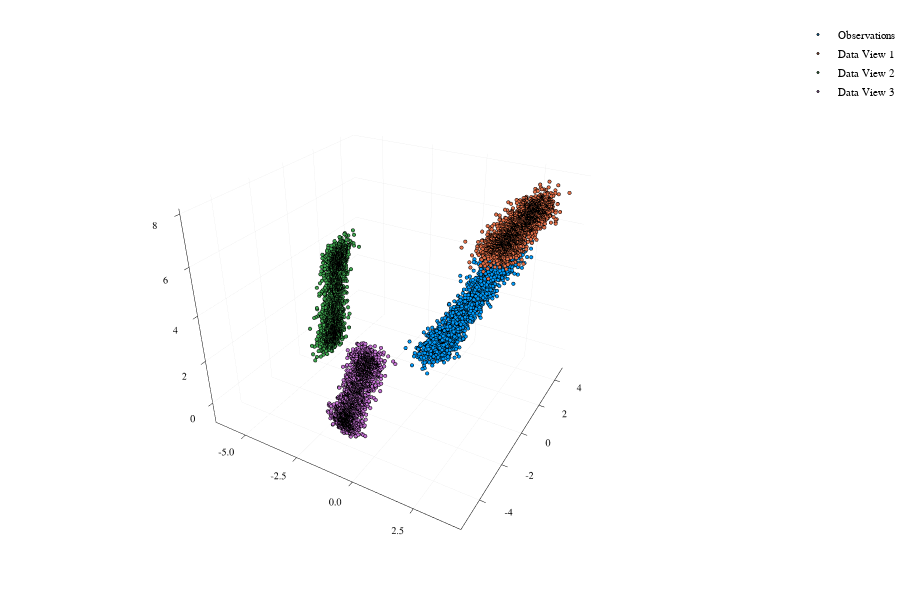

The code cell stored with this chart in its notebook:
### Code cell
scatter3d(ax,ay,az,markersize=.6,label = "Observations")
scatter3d!(ax1 , ay1 , az1 , markersize = .6 , label = "Data View 1")
scatter3d!(ax2 , ay2 , az2 , markersize = .6 , label = "Data View 2")
scatter3d!(ax3 , ay3 , az3 , markersize = .6 , label = "Data View 3")

### Figure 1 — Plotly figure (JSON) as saved in the notebook; plotly's stock layout.template omitted (floating-point values rounded to 4 significant figures; data arrays with more than 128 entries replaced by an {"elided": "..."} marker saying what was removed)
{"data": [{"colorbar": {"title": ""}, "hoverinfo": "text", "legendgroup": "Observations", "marker": {"color": "rgba(0, 154, 250, 1.000)", "line": {"color": "rgba(0, 0, 0, 1.000)", "width": 1}, "size": 1.2, "symbol": "circle"}, "mode": "markers", "name": "Observations", "showlegend": true, "text": {"elided": "2000 null values"}, "type": "scatter3d", "x": {"elided": "2000 float values"}, "xaxis": "x1", "y": {"elided": "2000 float values"}, "yaxis": "y1", "z": {"elided": "2000 float values"}, "zmax": 0.1, "zmin": -0.1}, {"colorbar": {"title": ""}, "hoverinfo": "text", "legendgroup": "Data View 1", "marker": {"color": "rgba(227, 111, 71, 1.000)", "line": {"color": "rgba(0, 0, 0, 1.000)", "width": 1}, "size": 1.2, "symbol": "circle"}, "mode": "markers", "name": "Data View 1", "showlegend": true, "text": {"elided": "2000 null values"}, "type": "scatter3d", "x": {"elided": "2000 float values"}, "xaxis": "x1", "y": {"elided": "2000 float values"}, "yaxis": "y1", "z": {"elided": "2000 float values"}, "zmax": 0.1, "zmin": -0.1}, {"colorbar": {"title": ""}, "hoverinfo": "text", "legendgroup": "Data View 2", "marker": {"color": "rgba(62, 164, 78, 1.000)", "line": {"color": "rgba(0, 0, 0, 1.000)", "width": 1}, "size": 1.2, "symbol": "circle"}, "mode": "markers", "name": "Data View 2", "showlegend": true, "text": {"elided": "2000 null values"}, "type": "scatter3d", "x": {"elided": "2000 float values"}, "xaxis": "x1", "y": {"elided": "2000 float values"}, "yaxis": "y1", "z": {"elided": "2000 float values"}, "zmax": 0.1, "zmin": -0.1}, {"colorbar": {"title": ""}, "hoverinfo": "text", "legendgroup": "Data View 3", "marker": {"color": "rgba(195, 113, 210, 1.000)", "line": {"color": "rgba(0, 0, 0, 1.000)", "width": 1}, "size": 1.2, "symbol": "circle"}, "mode": "markers", "name": "Data View 3", "showlegend": true, "text": {"elided": "2000 null values"}, "type": "scatter3d", "x": {"elided": "2000 float values"}, "xaxis": "x1", "y": {"elided": "2000 float values"}, "yaxis": "y1", "z": {"elided": "2000 float values"}, "zmax": 0.1, "zmin": -0.1}], "layout": {"annotations": [], "height": 600, "legend": {"bgcolor": "rgba(255, 255, 255, 1.000)", "bordercolor": "rgba(0, 0, 0, 1.000)", "font": {"color": "rgba(0, 0, 0, 1.000)", "family": "sans-serif", "size": 11}, "tracegroupgap": 0, "x": 1, "y": 1}, "margin": {"b": 20, "l": 0, "r": 0, "t": 20}, "paper_bgcolor": "rgba(255, 255, 255, 1.000)", "plot_bgcolor": "rgba(255, 255, 255, 1.000)", "scene": {"camera": {"eye": {"x": 1.126, "y": -1.95, "z": 1.3}}, "xaxis": {"anchor": "y1", "domain": [0.02413, 0.9956], "gridcolor": "rgba(0, 0, 0, 0.100)", "gridwidth": 0.5, "linecolor": "rgba(0, 0, 0, 1.000)", "mirror": false, "range": [-6.53, 4.302], "showgrid": true, "showline": true, "showticklabels": true, "tickangle": 0, "tickcolor": "rgb(0, 0, 0)", "tickfont": {"color": "rgba(0, 0, 0, 1.000)", "family": "sans-serif", "size": 11}, "tickmode": "array", "ticks": "inside", "ticktext": ["-5.0", "-2.5", "0.0", "2.5"], "tickvals": [-5, -2.5, 0, 2.5], "title": "", "titlefont": {"color": "rgba(0, 0, 0, 1.000)", "family": "sans-serif", "size": 15}, "type": "-", "visible": true, "zeroline": false, "zerolinecolor": "rgba(0, 0, 0, 1.000)"}, "yaxis": {"anchor": "x1", "domain": [0.02508, 0.9934], "gridcolor": "rgba(0, 0, 0, 0.100)", "gridwidth": 0.5, "linecolor": "rgba(0, 0, 0, 1.000)", "mirror": false, "range": [-5.496, 5.063], "showgrid": true, "showline": true, "showticklabels": true, "tickangle": 0, "tickcolor": "rgb(0, 0, 0)", "tickfont": {"color": "rgba(0, 0, 0, 1.000)", "family": "sans-serif", "size": 11}, "tickmode": "array", "ticks": "inside", "ticktext": ["-4", "-2", "0", "2", "4"], "tickvals": [-4, -2, 0, 2, 4], "title": "", "titlefont": {"color": "rgba(0, 0, 0, 1.000)", "family": "sans-serif", "size": 15}, "type": "-", "visible": true, "zeroline": false, "zerolinecolor": "rgba(0, 0, 0, 1.000)"}, "zaxis": {"gridcolor": "rgba(0, 0, 0, 0.100)", "gridwidth": 0.5, "linecolor": "rgba(0, 0, 0, 1.000)", "mirror": false, "range": [-0.9767, 8.188], "showgrid": true, "showline": true, "showticklabels": true, "tickangle": 0, "tickcolor": "rgb(0, 0, 0)", "tickfont": {"color": "rgba(0, 0, 0, 1.000)", "family": "sans-serif", "size": 11}, "tickmode": "array", "ticks": "inside", "ticktext": ["0", "2", "4", "6", "8"], "tickvals": [0, 2, 4, 6, 8], "title": "", "titlefont": {"color": "rgba(0, 0, 0, 1.000)", "family": "sans-serif", "size": 15}, "type": "-", "visible": true, "zeroline": false, "zerolinecolor": "rgba(0, 0, 0, 1.000)"}}, "showlegend": true, "width": 900}}
